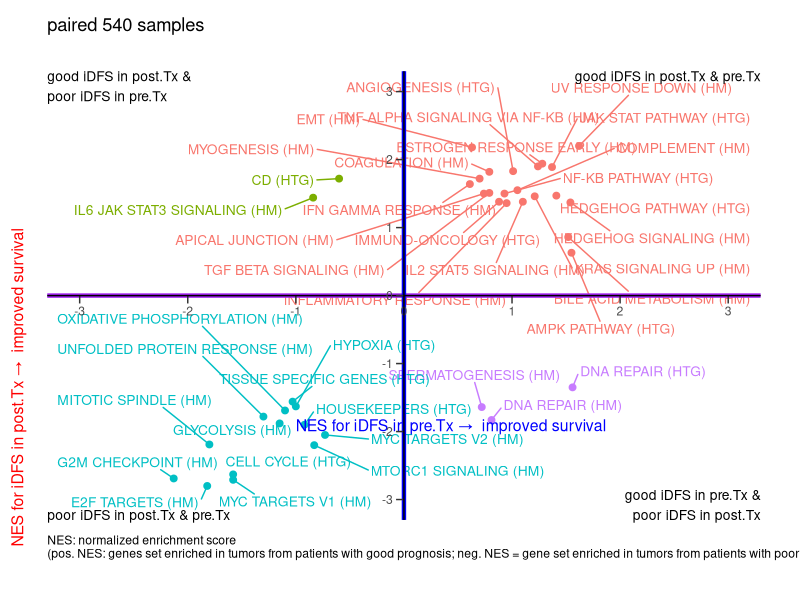
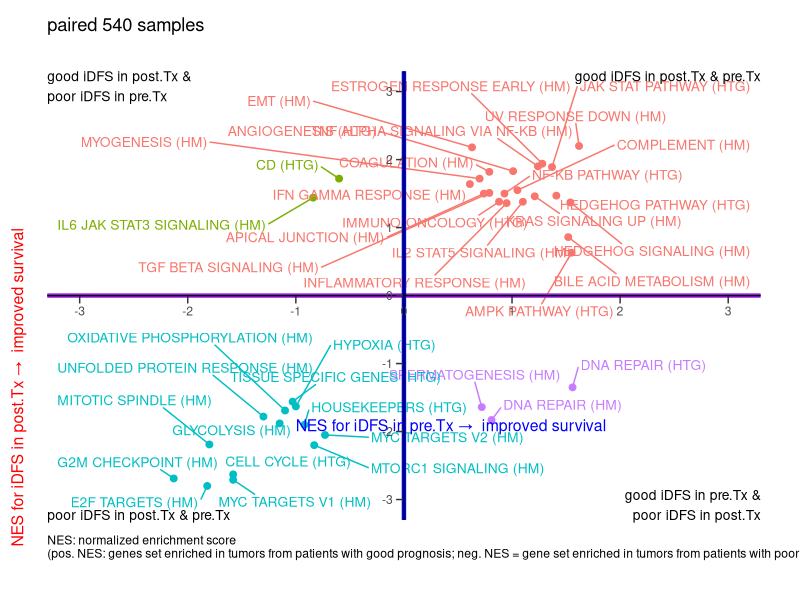

Recreate these plots in R, in order.
# HEADER ####
#
# Version: 2024-12-18
#
# Figure S3B: 
#   Analysis of prognostic gene sets in pre-Tx biopsies 
#   and post-Tx residual tumors.
# 
#
#
#
# SETUP ####
#'  
Sys.setenv(lang = "en_US")

#' *Install required packages if missing* -----------------------------------

# Package names from CRAN
packs <- c("tidyverse", "ggrepel")

# Install packages not yet installed
installed_packages <- packs %in% rownames(installed.packages())
if (any(installed_packages == FALSE)) {
  install.packages(packs[!installed_packages])
}

#' *Load required packages* -----------------------------------

invisible(lapply(packs, library, character.only = TRUE))



#'\newpage
# FUNCTION Definitions ####
# ******************************************************
#
# The following functions  shift_axis_y()  and  shift_axis_x()
# are applied to place x and y axes in the plots
# to hazard ratios = "1" (instead of "0")

shift_axis_y <- function(p, y=0){
  g <- ggplotGrob(p)
  dummy <- data.frame(y=y)
  ax <- g[["grobs"]][g$layout$name == "axis-b"][[1]]
  p + annotation_custom(grid::grobTree(ax, 
                                       vp = grid::viewport(
                                         y=0, height=sum(ax$height))), 
                        ymax=y, ymin=y) +
    geom_hline(aes(yintercept=y), data = dummy) +
    theme(axis.text.x = element_blank(), 
          axis.ticks.x=element_blank())
}

shift_axis_x <- function(p, x=0){
  g <- ggplotGrob(p)
  dummy <- data.frame(x=x)
  ax <- g[["grobs"]][g$layout$name == "axis-l"][[1]]
  p + annotation_custom(grid::grobTree(ax, 
                                       vp = grid::viewport(
                                         x=0, width = sum(ax$height))), 
                        xmax=x, xmin=x) +
    geom_vline(aes(xintercept=x), data = dummy) +
    theme(axis.text.y = element_blank(), 
          axis.ticks.y=element_blank(), 
          legend.position = "none")
}


#' * -----------------------------------------------------------------------


# IMPORT ####

# Normalized Enrichment Scores (NES) of pathways for iDFS prognosis
#  from biopsy and resect samples

df <-read.table("biopsy_resect_HR_basedGSEA_20092024.txt",header=TRUE, sep='\t')

# Define four quadrants Q1-Q4 for coloring
df$quadrant <- dplyr::case_when(df$Resect > 0 & df$Biopsy > 0  ~ "Q1", #Q1... both x and y are positive
                                df$Resect > 0 & df$Biopsy <0  ~ "Q2",  #Q2... x is neg and y is positive
                                df$Resect < 0 & df$Biopsy <0  ~ "Q3",  #Q3... both x and y are negative
                                df$Biopsy > 0 & df$Resect <0  ~ "Q4")  #Q4... x is pos and y is negative

testplot<-ggplot(df, aes(x = Biopsy, y =Resect, color = quadrant), guides(fill = FALSE, color = FALSE)) +
  geom_point(size=2) +
  geom_text_repel(aes(label = Pathway),size=3.5, box.padding = 0.5, max.overlaps=Inf) +
  theme(panel.background = element_rect(fill="white"),  
        plot.margin = margin(1, 1, 1, 1, "cm"),
        axis.title=element_blank(),
        axis.ticks.length=unit(.2, "cm"))+
  scale_x_continuous(limits = c(-3, 3),  n.breaks=7) +
  scale_y_continuous(limits = c(-3, 3),n.breaks=7)+
  labs(title = "paired 540 samples", 
       caption = "NES: normalized enrichment score \n(pos. NES: genes set enriched in tumors from patients with good prognosis; neg. NES = gene set enriched in tumors from patients with poor prognosis)") +
  theme(plot.title = element_text(hjust = 0, vjust = 10, margin = margin(t = 10)),
        plot.caption = element_text(hjust = 0))

# Add central axes and axis labels
  
p1 <- testplot +
  annotate("segment", x = -Inf, xend = Inf, y = 0, linewidth=1.5, yend = 0, color = "purple") +
  annotate("segment", x = 0, xend = 0, y = -Inf, linewidth=1.5, yend = Inf, color = "blue") +
  
  annotate("text", x = -Inf, y = 1, label = "NES for iDFS in post.Tx \u2192  improved survival", angle = 90,size=4, hjust=1.0, vjust=-2.0,  color = "red") +
  annotate("text", x = -1, y = Inf, label = "NES for iDFS in pre.Tx \u2192  improved survival", hjust=0,vjust=30, size=4, color = "blue") +
  
  annotate("text", x = -Inf, y = Inf, label = "good iDFS in post.Tx &\npoor iDFS in pre.Tx", vjust = 1, hjust=0, size=3.5)+
  annotate("text", x = -Inf, y = -Inf, label = "poor iDFS in post.Tx & pre.Tx", vjust = 0, hjust=0, size=3.5)+
  annotate("text", x = Inf, y = Inf, label = "good iDFS in post.Tx & pre.Tx", vjust = 1, hjust=1, size=3.5)+
  annotate("text", x = Inf, y = -Inf, label = "good iDFS in pre.Tx &\npoor iDFS in post.Tx", vjust = 0, hjust=1, size=3.5)+
  
  coord_cartesian(clip = "off")  # Allow annotations to be outside the plot area

# Shift axis labels  
 
p1<-shift_axis_y(p1, y=0)
p1<-shift_axis_x(p1, x=0)
p1

# Save plot to file
  
ggsave(file="SFig3B.svg", plot=p1, width=10, height=8)
dev.off()


#'\newpage
# SESSION INFO ####
sessionInfo()
